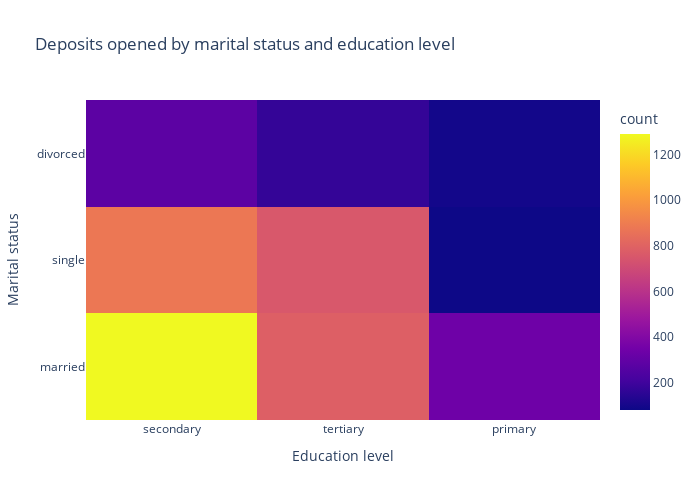
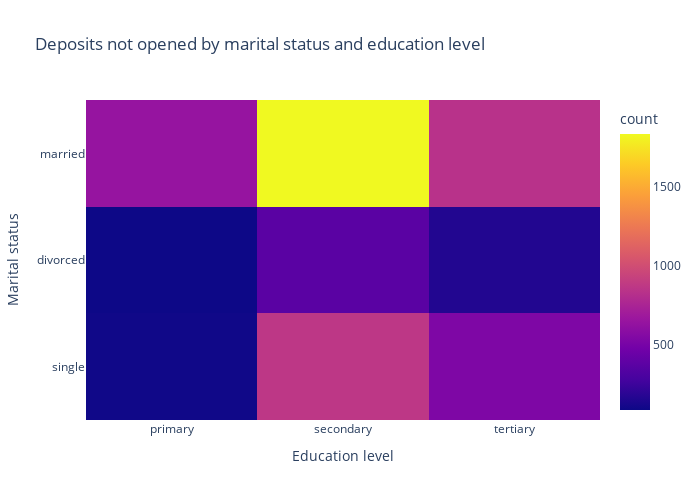

The cell these charts' notebook holds for them, in order:
### Markdown cell above
### Task 11

### Code cell
# Visualize a pivot table to determine the  marital status and the education level of the customers 
# who mostly open or not open a deposit.

dep_yes = df[df['deposit'] == 'yes'][['education', 'marital']]
fig = px.density_heatmap(
    dep_yes, 
    x='education', 
    y='marital',
    title='Deposits opened by marital status and education level',
    width=700,
    height=500
).update_layout(
    yaxis_title='Marital status',
    xaxis_title='Education level'    
)
fig.show()

dep_no = df[df['deposit'] == 'no'][['education', 'marital']]
fig = px.density_heatmap(
    dep_no, 
    x='education', 
    y='marital',
    title='Deposits not opened by marital status and education level',
    width=700,
    height=500
).update_layout(
    yaxis_title='Marital status',
    xaxis_title='Education level'    
)
fig.show()

### Figure 1 — Plotly figure (JSON) as saved in the notebook; plotly's stock layout.template omitted (floating-point values rounded to 4 significant figures; data arrays with more than 128 entries replaced by an {"elided": "..."} marker saying what was removed)
{"data": [{"coloraxis": "coloraxis", "hovertemplate": "education=%{x}<br>marital=%{y}<br>count=%{z}<extra></extra>", "name": "", "type": "histogram2d", "x": {"elided": "4681 str values"}, "xaxis": "x", "xbingroup": "x", "y": {"elided": "4681 str values"}, "yaxis": "y", "ybingroup": "y"}], "layout": {"coloraxis": {"colorbar": {"title": {"text": "count"}}, "colorscale": [[0, "#0d0887"], [0.1111, "#46039f"], [0.2222, "#7201a8"], [0.3333, "#9c179e"], [0.4444, "#bd3786"], [0.5556, "#d8576b"], [0.6667, "#ed7953"], [0.7778, "#fb9f3a"], [0.8889, "#fdca26"], [1, "#f0f921"]]}, "height": 500, "legend": {"tracegroupgap": 0}, "title": {"text": "Deposits opened by marital status and education level"}, "width": 700, "xaxis": {"anchor": "y", "domain": [0, 1], "title": {"text": "Education level"}}, "yaxis": {"anchor": "x", "domain": [0, 1], "title": {"text": "Marital status"}}}}

### Figure 2 — Plotly figure (JSON) as saved in the notebook; plotly's stock layout.template omitted (floating-point values rounded to 4 significant figures; data arrays with more than 128 entries replaced by an {"elided": "..."} marker saying what was removed)
{"data": [{"coloraxis": "coloraxis", "hovertemplate": "education=%{x}<br>marital=%{y}<br>count=%{z}<extra></extra>", "name": "", "type": "histogram2d", "x": {"elided": "5424 str values"}, "xaxis": "x", "xbingroup": "x", "y": {"elided": "5424 str values"}, "yaxis": "y", "ybingroup": "y"}], "layout": {"coloraxis": {"colorbar": {"title": {"text": "count"}}, "colorscale": [[0, "#0d0887"], [0.1111, "#46039f"], [0.2222, "#7201a8"], [0.3333, "#9c179e"], [0.4444, "#bd3786"], [0.5556, "#d8576b"], [0.6667, "#ed7953"], [0.7778, "#fb9f3a"], [0.8889, "#fdca26"], [1, "#f0f921"]]}, "height": 500, "legend": {"tracegroupgap": 0}, "title": {"text": "Deposits not opened by marital status and education level"}, "width": 700, "xaxis": {"anchor": "y", "domain": [0, 1], "title": {"text": "Education level"}}, "yaxis": {"anchor": "x", "domain": [0, 1], "title": {"text": "Marital status"}}}}
